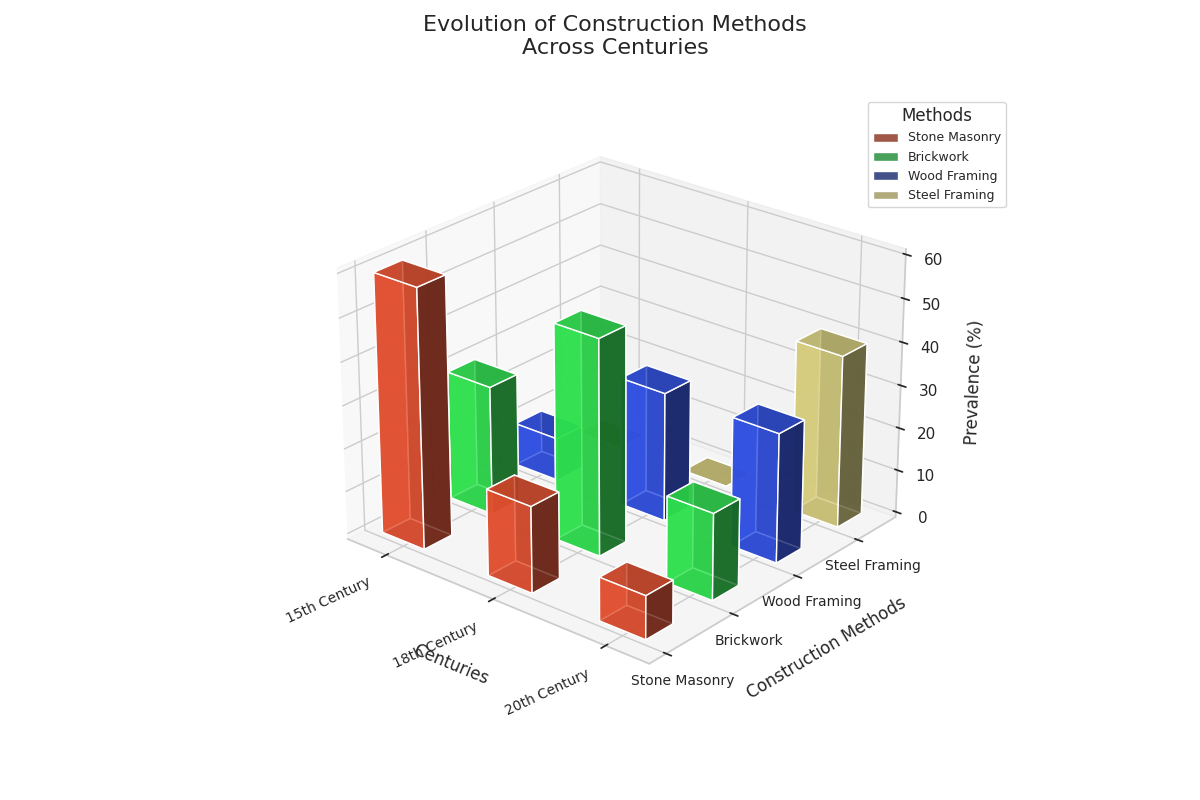

Here is the Python script that generated this plot:
import numpy as np
import matplotlib.pyplot as plt
from mpl_toolkits.mplot3d import Axes3D

centuries = ['15th Century', '18th Century', '20th Century']
methods = ['Stone Masonry', 'Brickwork', 'Wood Framing', 'Steel Framing']

data = np.array([
    [60, 30, 10, 0],
    [20, 50, 30, 0],
    [10, 20, 30, 40]
])

num_centuries = len(centuries)
num_methods = len(methods)

x_pos = np.arange(num_centuries)
y_pos = np.arange(num_methods)

fig = plt.figure(figsize=(12, 8))
ax = fig.add_subplot(111, projection='3d')

# New set of colors for bars
colors = ['#FF5733', '#33FF57', '#3357FF', '#F0E68C']

for i, (color, method) in enumerate(zip(colors, methods)):
    ax.bar3d(x_pos, i * np.ones(num_centuries), np.zeros(num_centuries), 0.4, 0.4, data[:, i],
             color=color, alpha=0.8, label=method)

ax.set_xlabel('Centuries', labelpad=15)
ax.set_ylabel('Construction Methods', labelpad=15)
ax.set_zlabel('Prevalence (%)', labelpad=10)
ax.set_title('Evolution of Construction Methods\nAcross Centuries', fontsize=16, pad=30)

ax.set_xticks(x_pos + 0.2)
ax.set_xticklabels(centuries, fontsize=10, rotation=25, ha='right')
ax.set_yticks(y_pos)
ax.set_yticklabels(methods, fontsize=10)

ax.legend(title='Methods', loc='upper left', bbox_to_anchor=(0.9, 1.0), fontsize=9)

ax.view_init(elev=25, azim=-50)

plt.tight_layout()
plt.show()
